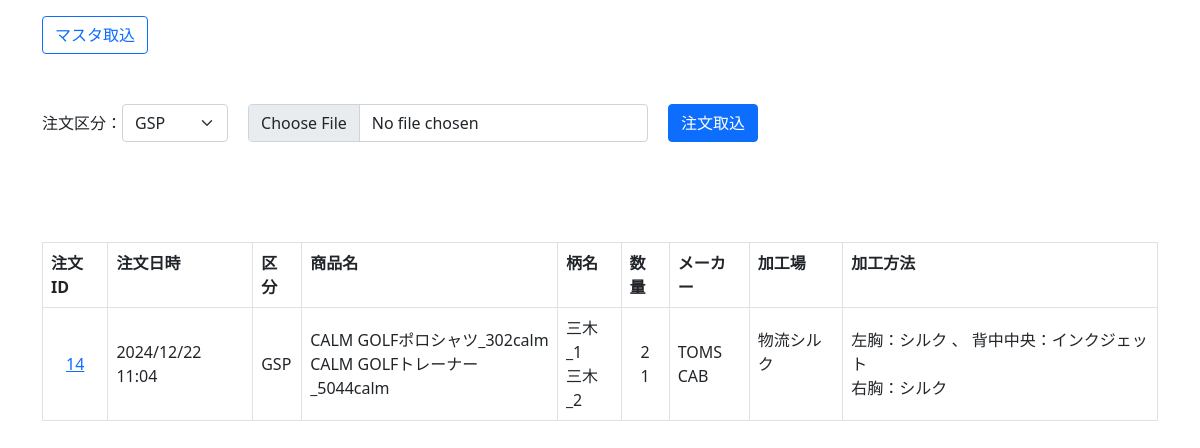
The app's page / (signed in) with its own data.
### app1/models.py (models this page shows, shortened)
class Order_list(models.Model):
    kubun=models.CharField("販売区分",max_length=255)
    order_num=models.CharField("注文番号",max_length=255,blank=True,null=True)
    order_day=models.CharField("注文日時",max_length=255,blank=True,null=True)
    order_mail=models.CharField("Eメール",max_length=255,blank=True,null=True)
    order_com=models.CharField("会社",max_length=255,blank=True,null=True)
    order_name=models.CharField("氏名",max_length=255,blank=True,null=True)
    order_yubin=models.CharField("郵便番号",max_length=255,blank=True,null=True)
    order_pref=models.CharField("都道府県",max_length=255,blank=True,null=True)
    order_city=models.CharField("市区町村",max_length=255,blank=True,null=True)
    order_adress1=models.CharField("番地",max_length=255,blank=True,null=True)
    order_adress2=models.CharField("ビル名",max_length=255,blank=True,null=True)
    order_tel=models.CharField("電話番号",max_length=255,blank=True,null=True)
    ship_com=models.CharField("配送先_会社名",max_length=255,blank=True,null=True)
    ship_name=models.CharField("配送先_氏名",max_length=255,blank=True,null=True)
    ship_yubin=models.CharField("配送先_郵便番号",max_length=255,blank=True,null=True)
    ship_pref=models.CharField("配送先_都道府県",max_length=255,blank=True,null=True)
    ship_city=models.CharField("配送先_市区町村",max_length=255,blank=True,null=True)
    ship_adress1=models.CharField("配送先_番地",max_length=255,blank=True,null=True)
    ship_adress2=models.CharField("配送先_ビル名",max_length=255,blank=True,null=True)
    ship_tel=models.CharField("配送先_電話番号",max_length=255,blank=True,null=True)
    ship_limit=models.CharField("納品期限",max_length=255,blank=True,null=True)
    ship_day=models.CharField("納品指定日",max_length=255,blank=True,null=True)
    ship_time=models.CharField("時間指定",max_length=255,blank=True,null=True)
    money=models.IntegerField("合計金額",blank=True,null=True)
    bikou=models.CharField("備考",max_length=255,blank=True,null=True)

class Order_detail(models.Model):
    kubun=models.CharField("販売区分",max_length=255)
    order_num=models.CharField("注文番号",max_length=255,blank=True,null=True)
    shouhin_code=models.CharField("商品コード",max_length=255,blank=True,null=True)
    sku_code=models.CharField("SKUコード",max_length=255,blank=True,null=True)
    hinmei=models.CharField("商品名",max_length=255,blank=True,null=True)
    color=models.CharField("カラー",max_length=255,blank=True,null=True)
    size=models.CharField("サイズ",max_length=255,blank=True,null=True)
    suryo=models.IntegerField("数量",blank=True,null=True)
    price_last=models.IntegerField("エンドユーザー単価",blank=True,null=True)
    img_url=models.CharField("画像URL",max_length=255,blank=True,null=True)
    maker_name=models.CharField("メーカー名",max_length=255,blank=True,null=True)
    maker_sku=models.CharField("メーカー_SKU",max_length=255,blank=True,null=True)
    maker_hinban=models.CharField("メーカー_品番",max_length=255,blank=True,null=True)
    maker_hinmei=models.CharField("メーカー_品名",max_length=255,blank=True,null=True)
    maker_color_code=models.CharField("メーカー_カラーコード",max_length=255,blank=True,null=True)
    maker_size_code=models.CharField("メーカー_サイズコード",max_length=255,blank=True,null=True)
    price_buy=models.IntegerField("原価",blank=True,null=True)
    price_sell=models.IntegerField("請求単価",blank=True,null=True)
    body_day=models.CharField("入荷予定日",max_length=255,blank=True,null=True)
    gara=models.CharField("柄名",max_length=255,blank=True,null=True)
    gara_day=models.CharField("柄名_使用日",max_length=255,blank=True,null=True)
    print_point=models.CharField("加工位置",max_length=255,blank=True,null=True)
    print_way=models.CharField("加工方法",max_length=255,blank=True,null=True)
    print_img=models.CharField("プリント画像",max_length=255,blank=True,null=True)
    print_size_width=models.CharField("プリントサイズ_左右",max_length=255,blank=True,null=True)
    print_size_height=models.CharField("プリントサイズ_天地",max_length=255,blank=True,null=True)
    print_color=models.CharField("プリント色",max_length=255,blank=True,null=True)
    fukuro=models.CharField("袋詰め",max_length=255,blank=True,null=True)
    shi_gara_first=models.CharField("初回日",max_length=255,blank=True,null=True)
    shi_gara_last=models.CharField("前回日",max_length=255,blank=True,null=True)
    shi_factory=models.CharField("加工場",max_length=255,blank=True,null=True)
    shi_factory_day=models.CharField("加工場発送日",max_length=255,blank=True,null=True)
    shi_tantou=models.CharField("営業",max_length=255,blank=True,null=True)
    shi_seisaku=models.CharField("制作",max_length=255,blank=True,null=True)
    shi_bikou=models.CharField("備考",max_length=255,blank=True,null=True)

### app1/views.py (the view)
# urls.py: path('', index, name="index"),
@login_required
def index(request):
    if "kubun" not in request.session:
        request.session["kubun"]=""
    if "order_num" not in request.session:
        request.session["order_num"]=""
    if "gara" not in request.session:
        request.session["gara"]=""
    if "maker_name" not in request.session:
        request.session["maker_name"]=""
    if "csv_list" not in request.session:
        request.session["csv_list"]=[]
    master_all=Master_all.objects.all()
    odr_list=Order_list.objects.all()
    order_list=[]
    for i in odr_list:
        ins=Order_detail.objects.filter(kubun=i.kubun,order_num=i.order_num)
        li_hinmei=[]
        for h in ins:
            if h.hinmei not in li_hinmei:
                li_hinmei.append(h.hinmei)
        li_gara=[]
        li_print_way=[]
        li_shi_factory=[]
        li_maker_name=[]
        li_suryo=[]
        for h in li_hinmei:
            ins2=ins.filter(hinmei=h)
            li_gara.append(ins2[0].gara)
            print_point=eval(ins2[0].print_point)
            print_way=eval(ins2[0].print_way)
            pri_list=[]
            for j in range(len(print_point)):
                pri_list.append(print_point[j] + "：" + print_way[j])
            li_print_way.append(" 、 ".join(pri_list))
            li_shi_factory.append(ins2[0].shi_factory)
            li_maker_name.append(ins2[0].maker_name)
            li_suryo.append(ins2.aggregate(Sum("suryo"))["suryo__sum"])
        dic={"order_id":i.id,"kubun":i.kubun, "order_day":i.order_day, "hinmei":li_hinmei, "gara":li_gara, "print_way":li_print_way,
             "factory":li_shi_factory, "maker":li_maker_name, "suryo":li_suryo}
        order_list.append(dic)
    params={
        "master_all":master_all,
        "order_list":order_list,
    }
    return render(request,"app1/index.html",params)

### app1/templates/app1/index.html (shortened to what this page needs)
{% load humanize %}
{% load static %}
<!DOCTYPE html>
<html lang="ja">
<head>
    <link rel="stylesheet" href="{% static 'main.css' %}">
    <link href="https://cdn.jsdelivr.net/npm/bootstrap@5.0.2/dist/css/bootstrap.min.css" rel="stylesheet">
    <link rel="stylesheet" href="https://cdn.jsdelivr.net/npm/bootstrap-icons@1.8.0/font/bootstrap-icons.css">
</head>
<body>
    <div class="container mt-3 mb-5">
        <div>
            <a href="{% url 'app1:master_img_index' %}"><button class="btn btn-outline-primary" type="submit" name="btn_upload">マスタ取込</button></a>
        </div>
        <div style="margin-top: 50px;">
            <form action="{% url 'app1:chumon_imp' %}" method="POST" enctype="multipart/form-data">{% csrf_token %}
                <div class="flex2">
                    <div>注文区分：</div>
                    <div>
                        <select class="form-control form-select" name="master_name">
                            {% for i in master_all %}
                            <option value="{{i.name}}">{{i.name}}</option>
                            {% endfor %}
                        </select>
                    </div>
                    <div style="margin-left: 20px;"><input class="form-control" type="file" name="csv1" id="csv1" style="width: 400px;" required></div>
                    <div style="margin-left: 20px;"><button class="btn btn-primary" type="submit" name="btn_upload">注文取込</button></div>
                </div>
            </form>
        </div>
         <div style="margin-top: 100px;">
            <table class="table table-bordered">
                <tr>
                    <th>注文ID</th>
                    <th>注文日時</th>
                    <th>区分</th>
                    <th>商品名</th>
                    <th>柄名</th>
                    <th>数量</th>
                    <th>メーカー</th>
                    <th>加工場</th>
                    <th>加工方法</th>
                </tr>
                {% for i in order_list %}
                <tr>
                    <td style="text-align: center;"><a href="/detail/{{i.order_id}}">{{i.order_id}}</a></td>
                    <td>{{i.order_day}}</td>
                    <td>{{i.kubun}}</td>
                    <td>{% for h in i.hinmei %}{{h}}<br>{% endfor %}</td>
                    <td>{% for h in i.gara %}{{h}}<br>{% endfor %}</td>
                    <td style="text-align: center;">{% for h in i.suryo %}{{h}}<br>{% endfor %}</td>
                    <td>{% for h in i.maker %}{{h}}<br>{% endfor %}</td>
                    <td>{% for h in i.factory %}{% if h %}{{h}}{% endif %}<br>{% endfor %}</td>
                    <td>{% for h in i.print_way %}{{h}}<br>{% endfor %}</td>
                </tr>
                {% endfor %}
            </table>
         </div>
    </div>
</body>
</html>

### app1/static/main.css (style rules this page uses)
.flex2 { display: flex; flex-wrap: wrap; align-items: center; }
.table_1 th,td { vertical-align: middle; }

### records on screen
Order_list: order_day "2024/12/22 11:04", kubun "GSP"
Order_detail: hinmei "CALM GOLFポロシャツ_302calm", gara "三木_1", maker "TOMS", factory "物流シルク"
Order_detail: hinmei "CALM GOLFトレーナー_5044calm", gara "三木_2", maker "CAB"

### other values on screen
{{ i.order_id }} "14"
{{ h }} "2" "1"
{{ h }} "左胸：シルク 、 背中中央：インクジェット" "右胸：シルク"
form field master_name "GSP"
